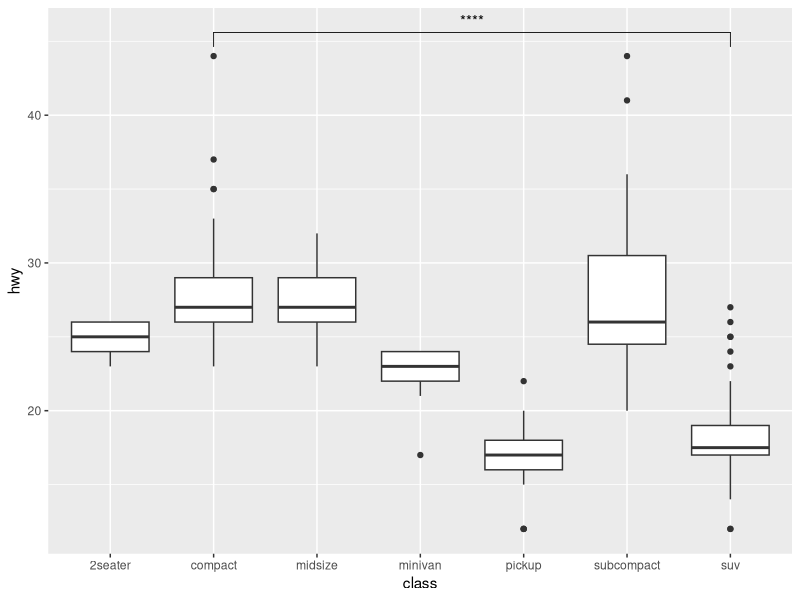
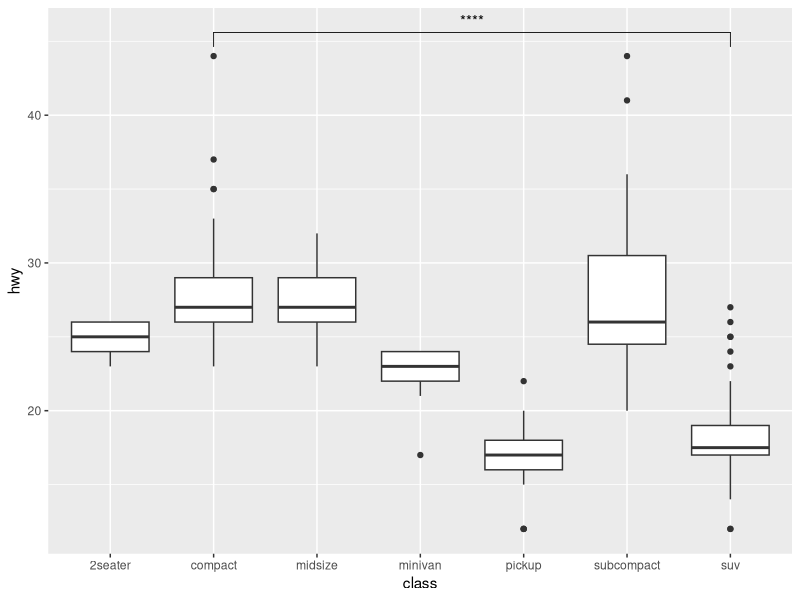
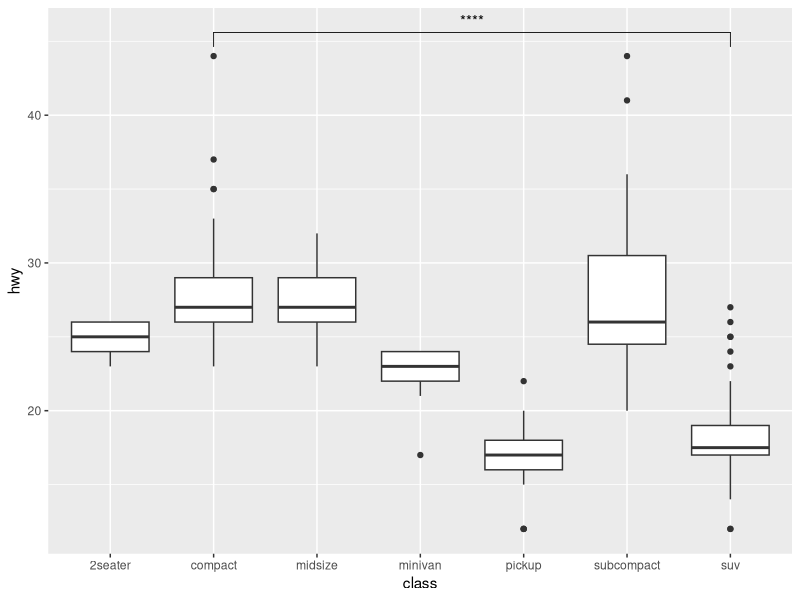

These charts were generated, in order, by the following R code:
options(width = 250)
suppressPackageStartupMessages({ library(ggplot2); library(ggpubr) })
base <- ggplot(mpg, aes(class, hwy)) + geom_boxplot()
cmp <- list(c("compact", "suv"))

t1 <- tryCatch({ print(base + stat_compare_means(comparisons = cmp, method = "t.test", label = "p.signif")); "OK" }, error = function(e) paste("ERROR:", conditionMessage(e)))
cat("inherit mapping:", t1, "\n")

t2 <- tryCatch({ print(base + stat_compare_means(mapping = aes(x = class, y = hwy), comparisons = cmp, method = "t.test", label = "p.signif")); "OK" }, error = function(e) paste("ERROR:", conditionMessage(e)))
cat("explicit mapping:", t2, "\n")

t3 <- tryCatch({ print(base + stat_compare_means(mapping = aes(x = class, y = hwy, group = class), comparisons = cmp, method = "t.test", label = "p.signif")); "OK" }, error = function(e) paste("ERROR:", conditionMessage(e)))
cat("explicit mapping + group:", t3, "\n")
